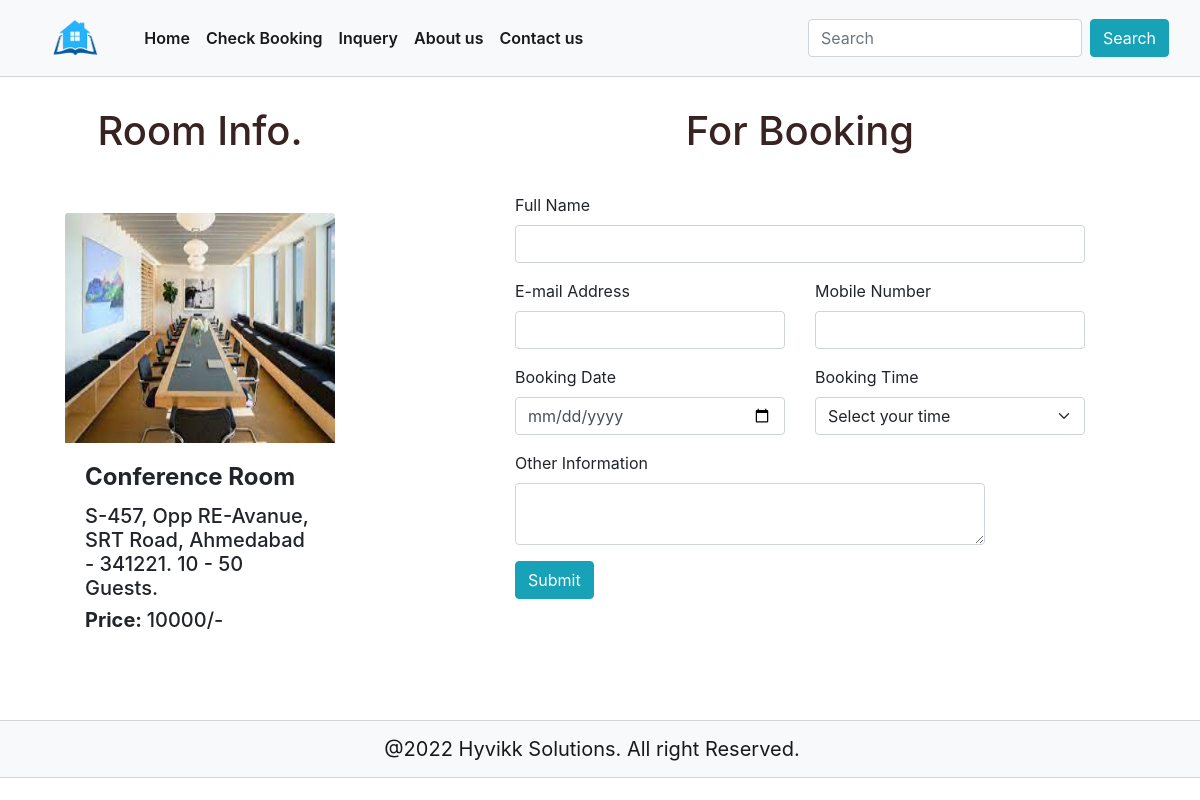
Screenshot of /book.php?id=4 with the database file from the repository.
### tables this page shows
CREATE TABLE IF NOT EXISTS `rooms` (
  `id` int(11) NOT NULL AUTO_INCREMENT,
  `img` varchar(255) NOT NULL,
  `name` varchar(255) NOT NULL,
  `info` varchar(255) NOT NULL,
  `price` varchar(255) NOT NULL,
  `created_at` timestamp NOT NULL DEFAULT current_timestamp() ON UPDATE current_timestamp(),
  PRIMARY KEY (`id`)
);

### book.php (the view, shortened to what this page needs)
<!doctype html>
<html lang="en">
  <head>
    <?php include "links.php"; ?>
  </head>
  <body>
    <?php include "header.php"; ?>
    <div class="container-fluid main">
      <div class="row">
          <div class="col-md-4">
              <div class="title-head">
                <h1>Room Info.</h1>
              </div>
          </div>
          <div class="col-md-8">
              <div class="title-head">
                <h1>For Booking</h1>
              </div>
          </div>
        </div>
        <div class="row">
          <?php
            $id = $_REQUEST['id'];
            $sql = "SELECT * FROM rooms WHERE id = '$id'";
            $res = mysqli_query($con, $sql);
            while($row = mysqli_fetch_assoc($res)){
          ?>
            <div class="col-md-4">
              <div class="card">
                  <img src="assets/images/<?php echo $row['img']; ?>" class="card-img-top pro-img" alt="product image">
                  <div class="card-body">
                  <h4 class="card-title"><strong><?php echo $row['name']; ?></strong></h4>
                  <h5 class="card-text"><strong></strong><?php echo $row['info']; ?></h5>
                  <h5 class="card-text"><strong>Price: </strong><?php echo $row['price']; ?>/-</h5>
                </div>
              </div>
            </div>
          <?php }
          ?>
          <div class="col-md-6 offset-md-1">
            <form class="row g-3 needs-validation" name="form" id="form" action="book_con.php" method="POST">
                <div class="col-md-12">
                    <label for="validationCustomUsername" class="form-label">Full Name</label>
                    <input type="text" class="form-control" id="name" name="name" aria-describedby="inputGroupPrepend" >
                </div>
                <div class="col-md-6">
                    <label for="validationCustomUsername" class="form-label">E-mail Address</label>
                    <input type="text" class="form-control" id="email" name="email" aria-describedby="inputGroupPrepend" >
                </div>
                <div class="col-md-6">
                    <label for="validationCustomUsername" class="form-label">Mobile Number</label>
                    <input type="text" class="form-control" id="mobile" name="mobile" aria-describedby="inputGroupPrepend" >
                </div>
                <div class="col-md-6">
                    <label for="validationCustomUsername" class="form-label">Booking Date</label>
                    <input type="date" class="form-control" id="date" name="date" aria-describedby="inputGroupPrepend" >
                </div>
                <div class="col-md-6">
                    <label for="validationCustomUsername" class="form-label">Booking Time</label>
                    <select class="form-select" id="time" name="time" title="We have only two slot for time or this hourse is fixed">
                        <option selected disabled>Select your time</option>
                    </select>
                </div>
                <div class="col-md-10">
                    <label for="validationCustomUsername" class="form-label">Other Information </label>
                    <textarea type="text" title="if you share any thing about room or other information so type here.." class="form-control" id="desc" name="desc" aria-describedby="inputGroupPrepend" ></textarea>
                </div>
                <div class="col-12">
                <input class="btn btn-info" id="submit" name="submit" type="submit" value="Submit" />
                </div>
            </form>
          </div>
        </div>
      </div>
      <br><br>
    <?php include "footer.php"; ?>
    </body>
</html>

### assets/css/style.css (style rules this page uses)
.main { min-height: 500px!important; }
.title-head { text-align: center!important; padding: 30px 20px!important; color:#382222; }
.card { margin:20px 50px; border:none!important }
.card img { height: 230px!important; width: auto; }

### rows the page displays
rooms: img (picture), name "Conference Room", info "S-457, Opp RE-Avanue, SRT Road, Ahmedabad - 341221. 10 - 50 Guests.", price "10000"
